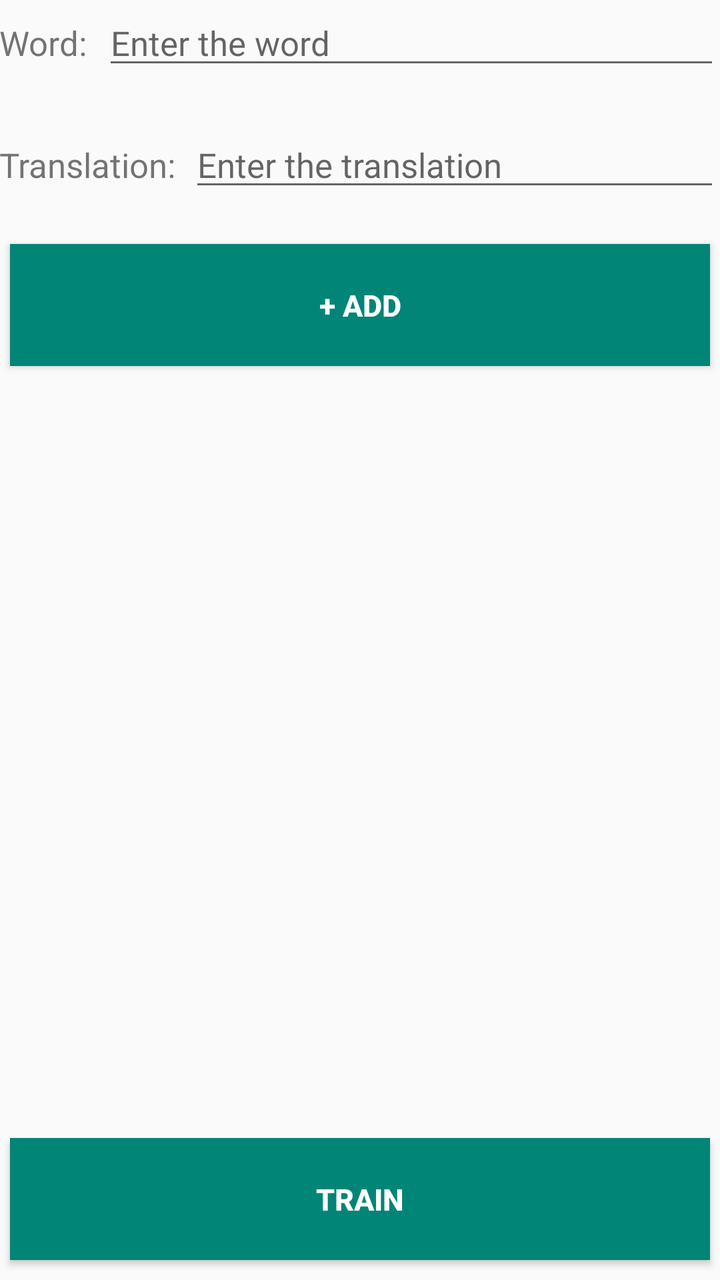
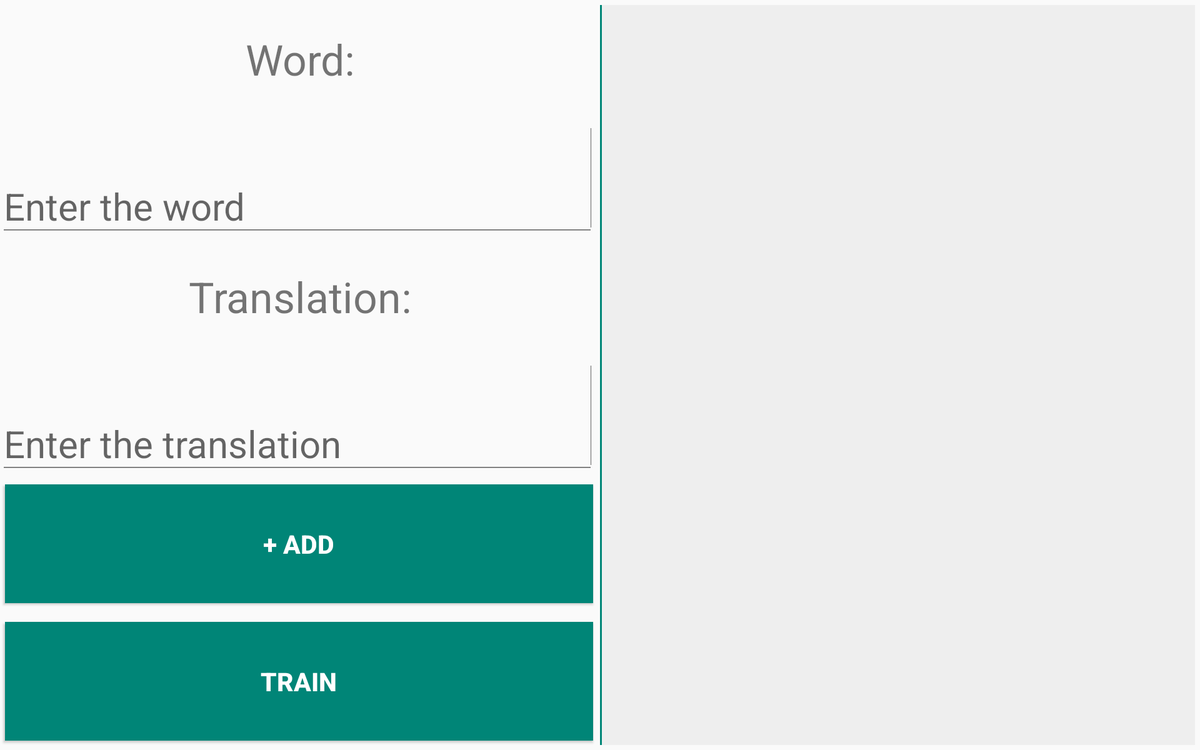

Two renders of one Android screen. The first uses the default layout on a phone; the second uses the alternative layout the repository ships for a different screen configuration, on a matching device. The two XML files are below.
<!-- AndroidManifest.xml: application theme AppTheme -->
<!-- res/layout/fragment_list.xml -->
<?xml version="1.0" encoding="utf-8"?>
<LinearLayout
    xmlns:android="http://schemas.android.com/apk/res/android"
    android:layout_width="match_parent"
    android:layout_height="match_parent"
    android:orientation="vertical">

    <LinearLayout
        android:layout_width="match_parent"
        android:layout_height="0dp"
        android:layout_weight="1"
        android:orientation="horizontal">
        <TextView
            android:layout_width="0dp"
            android:layout_height="wrap_content"
            android:text="@string/word"
            android:textSize="17dp"
            android:layout_weight="1"
            android:paddingLeft="@dimen/abc_action_bar_default_padding_material">
        </TextView>
        <EditText
            android:id="@+id/etWord"
            android:layout_width="0dp"
            android:layout_height="wrap_content"
            android:layout_weight="6"
            android:hint="@string/enterWord"
            android:textSize="17dp"
            android:singleLine="true">
        </EditText>
    </LinearLayout>
    <LinearLayout
        android:layout_width="match_parent"
        android:layout_height="0dp"
        android:layout_weight="1"
        android:orientation="horizontal"
        >
        <TextView
            android:layout_width="0dp"
            android:layout_height="wrap_content"
            android:text="@string/translation"
            android:paddingLeft="@dimen/abc_action_bar_default_padding_material"
            android:textSize="17dp"
            android:layout_weight="5">
        </TextView>
        <EditText
            android:id="@+id/etTranslation"
            android:layout_width="0dp"
            android:layout_height="wrap_content"
            android:layout_weight="14"
            android:hint="@string/translation_hint"
            android:textSize="17dp"
            android:singleLine="true"
            android:imeOptions="actionDone"
            >
        </EditText>
    </LinearLayout>
    <Button
        android:id="@+id/btnAdd"
        android:layout_width="match_parent"
        android:layout_height="0dp"
        android:text="@string/add"
        android:textColor="@color/abc_primary_text_disable_only_material_dark"
        android:textStyle="bold"
        android:layout_weight="1"
        android:background="@color/accent_material_light"
        android:layout_marginStart="5dp"
        android:layout_marginEnd="5dp"
        android:layout_marginBottom="10dp"
        android:textSize="15dp">
    </Button>

    <ListView
        android:layout_width="match_parent"
        android:layout_height="0dp"
        android:id="@+id/listView"
        android:layout_weight="6"/>

    <Button
        android:layout_width="match_parent"
        android:layout_height="0dp"
        android:text="@string/train"
        android:textColor="@color/abc_primary_text_material_dark"
        android:id="@+id/btnTrain"
        android:textSize="15dp"
        android:layout_weight="1"
        android:background="@color/accent_material_light"
        android:textStyle="bold"
        android:layout_marginStart="5dp"
        android:layout_marginEnd="5dp"
        android:layout_marginTop="10dp"
        android:layout_marginBottom="10dp"/>
</LinearLayout>
<!-- resources referenced by this layout -->
<resources>
  <string name="add" translatable="false">+ Add</string>
  <string name="enterWord" translatable="false">Enter the word</string>
  <string name="train" translatable="false">Train</string>
  <string name="translation" translatable="false">Translation:</string>
  <string name="translation_hint" translatable="false">Enter the translation</string>
  <string name="word" translatable="false">Word:</string>
  <style name="AppTheme" parent="Theme.AppCompat.Light.DarkActionBar">
  
          <item name="colorPrimary">@color/app_blue</item>
  
      </style>
  <color name="app_blue">#ff056d67</color>
</resources>
<!-- res/layout-xlarge/fragment_list.xml (the repository's variant of the layout above) -->
<!-- drawn on a large tablet held sideways -->
<?xml version="1.0" encoding="utf-8"?>
<LinearLayout
    xmlns:android="http://schemas.android.com/apk/res/android"
    android:layout_width="match_parent"
    android:layout_height="match_parent"
    android:orientation="horizontal">

    <LinearLayout
        android:layout_width="0dp"
        android:orientation="vertical"
        android:layout_height="match_parent"
        android:layout_weight="1">

        <TextView
            android:layout_width="match_parent"
            android:layout_height="0dp"
            android:text="@string/word"
            android:textSize="45dp"
            android:layout_weight="1"
            android:paddingLeft="5dp"
            android:gravity="center"/>
        <EditText
            android:id="@+id/etWord"
            android:layout_width="match_parent"
            android:layout_height="0dp"
            android:layout_weight="1"
            android:hint="@string/enterWord"
            android:textSize="40dp"
            android:singleLine="true"
            android:gravity="bottom">
        </EditText>

        <TextView
            android:layout_width="match_parent"
            android:layout_height="0dp"
            android:text="@string/translation"
            android:paddingLeft="5dp"
            android:textSize="45dp"
            android:layout_weight="1"
            android:gravity="center">
        </TextView>
        <EditText
            android:id="@+id/etTranslation"
            android:layout_width="match_parent"
            android:layout_height="0dp"
            android:layout_weight="1"
            android:hint="@string/translation_hint"
            android:textSize="40dp"
            android:singleLine="true"
            android:imeOptions="actionDone"
            android:gravity="bottom">
        </EditText>
        <Button
            android:id="@+id/btnAdd"
            android:layout_width="match_parent"
            android:layout_height="0dp"
            android:text="@string/add"
            android:textColor="@color/abc_primary_text_disable_only_material_dark"
            android:textStyle="bold"
            android:layout_weight="1"
            android:background="@color/accent_material_light"
            android:layout_marginTop="10dp"
            android:layout_marginLeft="5dp"
            android:layout_marginRight="2dp"
            android:layout_marginBottom="10dp"
            android:textSize="27dp">
        </Button>

        <Button
            android:layout_width="match_parent"
            android:layout_height="0dp"
            android:text="@string/train"
            android:textColor="@color/abc_primary_text_material_dark"
            android:id="@+id/btnTrain"
            android:textSize="27dp"
            android:layout_weight="1"
            android:background="@color/accent_material_light"
            android:textStyle="bold"
            android:layout_marginLeft="5dp"
            android:layout_marginRight="2dp"
            android:layout_marginTop="10dp"
            android:layout_marginBottom="10dp"/>
    </LinearLayout>


    <FrameLayout
        android:layout_width="0dp"
        android:layout_height="match_parent"
        android:layout_weight="1"
        android:background="@color/accent_material_light"
        android:layout_margin="5dp">

        <ListView
            android:layout_marginLeft="2dp"
            android:background="@color/app_wight"
            android:layout_width="match_parent"
            android:layout_height="match_parent"
            android:id="@+id/listView">
        </ListView>

    </FrameLayout>

</LinearLayout>
<!-- resources referenced by the variant -->
<!-- as a large tablet held sideways resolves them -->
<resources>
  <color name="app_wight">#eeeeee</color>
  <string name="add" translatable="false">+ Add</string>
  <string name="enterWord" translatable="false">Enter the word</string>
  <string name="train" translatable="false">Train</string>
  <string name="translation" translatable="false">Translation:</string>
  <string name="translation_hint" translatable="false">Enter the translation</string>
  <string name="word" translatable="false">Word:</string>
  <style name="AppTheme" parent="Theme.AppCompat.Light.DarkActionBar">
  
          <item name="colorPrimary">@color/app_blue</item>
  
      </style>
  <color name="app_blue">#ff056d67</color>
</resources>
